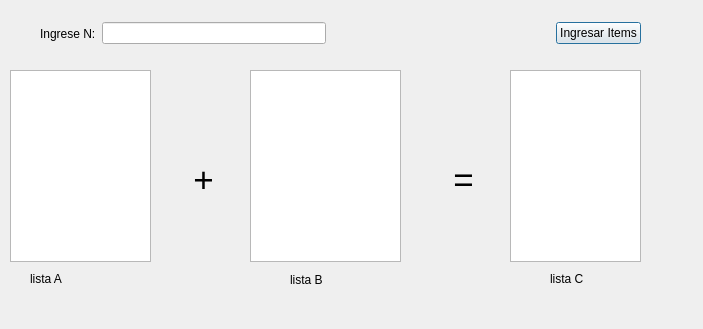
<?xml version="1.0" encoding="UTF-8"?>
<ui version="4.0">
 <class>Dialog</class>
 <widget class="QDialog" name="Dialog">
  <property name="geometry">
   <rect>
    <x>0</x>
    <y>0</y>
    <width>703</width>
    <height>329</height>
   </rect>
  </property>
  <property name="windowTitle">
   <string>Dialog</string>
  </property>
  <widget class="QListWidget" name="listWidget">
   <property name="geometry">
    <rect>
     <x>10</x>
     <y>70</y>
     <width>141</width>
     <height>192</height>
    </rect>
   </property>
  </widget>
  <widget class="QListWidget" name="listWidget_2">
   <property name="geometry">
    <rect>
     <x>250</x>
     <y>70</y>
     <width>151</width>
     <height>192</height>
    </rect>
   </property>
  </widget>
  <widget class="QListWidget" name="listWidget_3">
   <property name="geometry">
    <rect>
     <x>510</x>
     <y>70</y>
     <width>131</width>
     <height>192</height>
    </rect>
   </property>
  </widget>
  <widget class="QLabel" name="label_2">
   <property name="geometry">
    <rect>
     <x>170</x>
     <y>150</y>
     <width>67</width>
     <height>61</height>
    </rect>
   </property>
   <property name="text">
    <string>&lt;html&gt;&lt;head/&gt;&lt;body&gt;&lt;p align=&quot;center&quot;&gt;&lt;span style=&quot; font-size:26pt;&quot;&gt;+&lt;/span&gt;&lt;/p&gt;&lt;/body&gt;&lt;/html&gt;</string>
   </property>
  </widget>
  <widget class="QLabel" name="label_3">
   <property name="geometry">
    <rect>
     <x>430</x>
     <y>150</y>
     <width>67</width>
     <height>61</height>
    </rect>
   </property>
   <property name="text">
    <string>&lt;html&gt;&lt;head/&gt;&lt;body&gt;&lt;p align=&quot;center&quot;&gt;&lt;span style=&quot; font-size:26pt;&quot;&gt;=&lt;/span&gt;&lt;/p&gt;&lt;/body&gt;&lt;/html&gt;</string>
   </property>
  </widget>
  <widget class="QLabel" name="label_4">
   <property name="geometry">
    <rect>
     <x>30</x>
     <y>270</y>
     <width>67</width>
     <height>17</height>
    </rect>
   </property>
   <property name="text">
    <string>lista A</string>
   </property>
  </widget>
  <widget class="QLabel" name="label_5">
   <property name="geometry">
    <rect>
     <x>290</x>
     <y>270</y>
     <width>67</width>
     <height>20</height>
    </rect>
   </property>
   <property name="text">
    <string>lista B</string>
   </property>
  </widget>
  <widget class="QLabel" name="label_6">
   <property name="geometry">
    <rect>
     <x>550</x>
     <y>270</y>
     <width>67</width>
     <height>17</height>
    </rect>
   </property>
   <property name="text">
    <string>lista C</string>
   </property>
  </widget>
  <widget class="QWidget" name="">
   <property name="geometry">
    <rect>
     <x>40</x>
     <y>20</y>
     <width>601</width>
     <height>27</height>
    </rect>
   </property>
   <layout class="QHBoxLayout" name="horizontalLayout">
    <item>
     <widget class="QLabel" name="label">
      <property name="text">
       <string>Ingrese N:</string>
      </property>
     </widget>
    </item>
    <item>
     <widget class="QLineEdit" name="lineEdit"/>
    </item>
    <item>
     <spacer name="horizontalSpacer">
      <property name="orientation">
       <enum>Qt::Horizontal</enum>
      </property>
      <property name="sizeHint" stdset="0">
       <size>
        <width>40</width>
        <height>20</height>
       </size>
      </property>
     </spacer>
    </item>
    <item>
     <widget class="QPushButton" name="pushButton">
      <property name="text">
       <string>Ingresar Items</string>
      </property>
     </widget>
    </item>
   </layout>
  </widget>
 </widget>
 <resources/>
 <connections/>
</ui>
